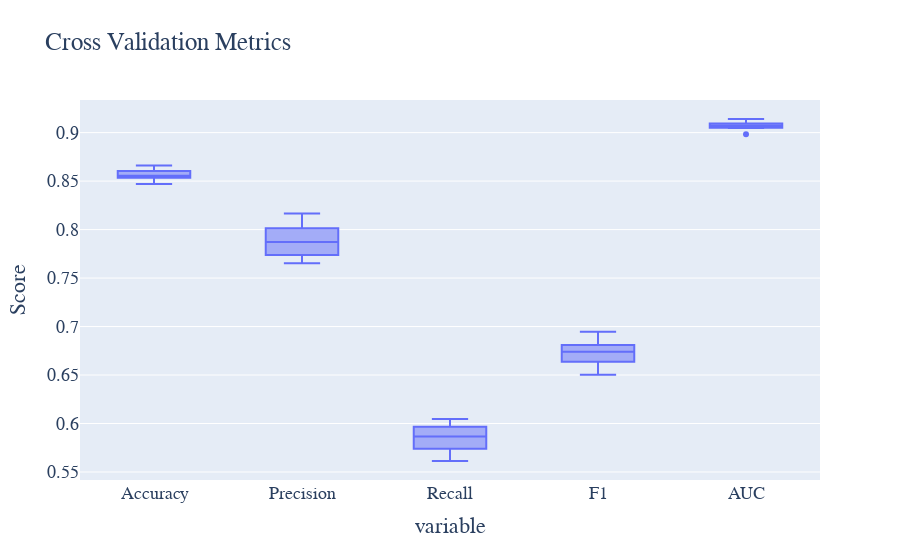

Here is the notebook cell this chart was saved with:
### Code cell
# 执行交叉验证
cv_results = cross_validate(lr_model, X_train, y_train, cv=10, scoring=['accuracy', 'precision', 'recall', 'f1', 'roc_auc'])

# 提取交叉验证结果
cv_accuracy = cv_results['test_accuracy']
cv_precision = cv_results['test_precision']
cv_recall = cv_results['test_recall']
cv_f1 = cv_results['test_f1']
cv_roc = cv_results['test_roc_auc']

# 绘制交叉验证结果的箱线图
cv_metrics_data = pd.DataFrame({
    'Accuracy': cv_accuracy,
    'Precision': cv_precision,
    'Recall': cv_recall,
    'F1': cv_f1,
    'AUC': cv_roc
})

# 绘制交叉验证结果的箱线图
fig = px.box(cv_metrics_data, title='Cross Validation Metrics')
fig.update_layout(
    yaxis_title='Score', showlegend=False,
    font=dict(family='Times New Roman', size=18)
)
fig.write_html('Image/4_6_4_5.html')
fig.show()

### Figure 1 — Plotly figure (JSON) as saved in the notebook; plotly's stock layout.template omitted (floating-point values rounded to 4 significant figures)
{"data": [{"alignmentgroup": "True", "hovertemplate": "variable=%{x}<br>value=%{y}<extra></extra>", "legendgroup": "", "marker": {"color": "#636efa"}, "name": "", "notched": false, "offsetgroup": "", "orientation": "v", "showlegend": false, "type": "box", "x": ["Accuracy", "Accuracy", "Accuracy", "Accuracy", "Accuracy", "Accuracy", "Accuracy", "Accuracy", "Accuracy", "Accuracy", "Precision", "Precision", "Precision", "Precision", "Precision", "Precision", "Precision", "Precision", "Precision", "Precision", "Recall", "Recall", "Recall", "Recall", "Recall", "Recall", "Recall", "Recall", "Recall", "Recall", "F1", "F1", "F1", "F1", "F1", "F1", "F1", "F1", "F1", "F1", "AUC", "AUC", "AUC", "AUC", "AUC", "AUC", "AUC", "AUC", "AUC", "AUC"], "x0": " ", "xaxis": "x", "y": [0.8541, 0.8484, 0.8558, 0.847, 0.8604, 0.8604, 0.8534, 0.8662, 0.8601, 0.8551, 0.7792, 0.7739, 0.7878, 0.7653, 0.8014, 0.7986, 0.7865, 0.8165, 0.8059, 0.7717, 0.5872, 0.5613, 0.584, 0.5653, 0.592, 0.5965, 0.5739, 0.6045, 0.5859, 0.6032, 0.6697, 0.6507, 0.6708, 0.6503, 0.681, 0.6829, 0.6636, 0.6947, 0.6785, 0.6771, 0.905, 0.8984, 0.9103, 0.9048, 0.9062, 0.914, 0.9055, 0.9078, 0.9094, 0.9084], "y0": " ", "yaxis": "y"}], "layout": {"boxmode": "group", "font": {"family": "Times New Roman", "size": 18}, "legend": {"tracegroupgap": 0}, "showlegend": false, "title": {"text": "Cross Validation Metrics"}, "xaxis": {"anchor": "y", "domain": [0, 1], "title": {"text": "variable"}}, "yaxis": {"anchor": "x", "domain": [0, 1], "title": {"text": "Score"}}}}
